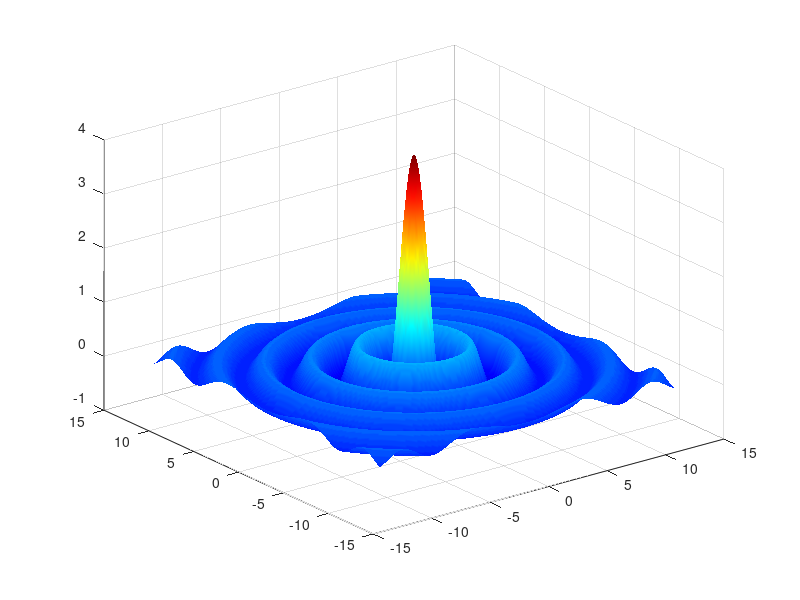

Here is the MATLAB script that generated this plot:
close all
clear all
clc
xampHigh = 4*pi;
xampLow = 2*pi/3;
x = linspace(-4*pi,4*pi,200);
wave = -3*sin(2*x)./x;
xampM = linspace(-xampHigh,-xampLow,70);
xampP = linspace(xampLow,xampHigh,70);
ampM = 3*abs(1./xampM);
ampP = 3*abs(1./xampP);

figure
hold on
plot(x,wave,'r')
plot(xampM,ampM,'--b')
plot(xampP,ampP,'--b')
hold off

%%
clear all
close all
clc

x = linspace(-4*pi,4*pi,200);
[x2,y2] = meshgrid(x,x);
r = sqrt(x2.^2+y2.^2);
z = 2*sin(2*r)./r;
surf(x2,y2,z); 
colormap jet; 
shading interp;